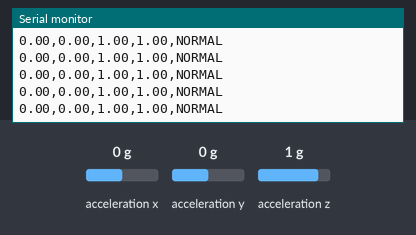
Recording of a sketch running on a simulated Arduino Nano 33 BLE. Shown: the last lines printed to the serial monitor. The inputs (shaded band) are chosen by the test bench; at power-on: acceleration x 0 g, acceleration y 0 g, acceleration z 1 g.

Above: at 1.2 s.
1.3 s: acceleration x set to -1.4 g
At 1.33 s:
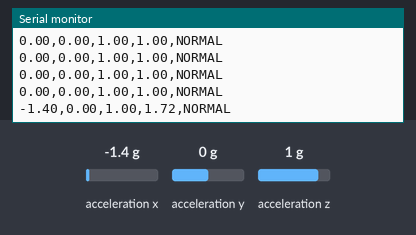
2.8 s: acceleration y set to -1.4 g
At 2.85 s:
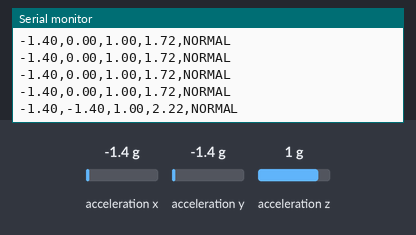
4.3 s: acceleration z set to -1.4 g
At 4.37 s:
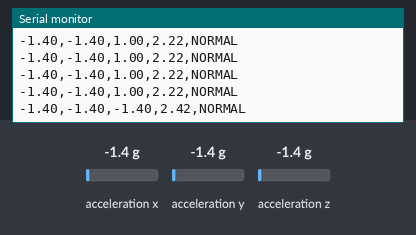
Timing chart, 0 to 7.3 s (numbered marks = the images above; inputs shaded):
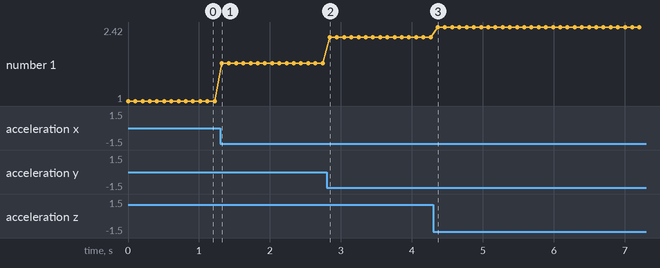

The sketch:

fall_detection_arduino.ino
```cpp
#include <Arduino_BMI270_BMM150.h>
#include <math.h>

float impactThreshold = 2.5;
float stillThreshold = 1.2;

bool impactDetected = false;
unsigned long impactTime = 0;

void setup() {
  Serial.begin(9600);
  while (!Serial);

  if (!IMU.begin()) {
    Serial.println("IMU FAILED");
    while (1);
  }

  Serial.println("ax,ay,az,accMag,status");
}

void loop() {
  float ax = 0, ay = 0, az = 0;

  if (IMU.accelerationAvailable()) {
    IMU.readAcceleration(ax, ay, az);
  }

  float accMag = sqrt(ax*ax + ay*ay + az*az);

  const char* status = "NORMAL";

  // Step 1: impact detection
  if (!impactDetected && accMag > impactThreshold) {
    impactDetected = true;
    impactTime = millis();
    status = "IMPACT";
  }

  // Step 2: fall confirmation
  if (impactDetected) {
    if (millis() - impactTime > 2000) {
      if (accMag < stillThreshold) {
        status = "FALL DETECTED";
      }
      impactDetected = false;
    }
  }

  Serial.print(ax); Serial.print(",");
  Serial.print(ay); Serial.print(",");
  Serial.print(az); Serial.print(",");
  Serial.print(accMag); Serial.print(",");
  Serial.println(status);

  delay(100);
}
```

Measured:
- after the input at 1.3 s, the serial monitor: prints a new line at once (image 1)
- after the input at 2.8 s, the serial monitor: prints a new line at once (image 2)
- after the input at 4.3 s, the serial monitor: prints a new line after 0.07 s (image 3)
- plotted number 1: 1 → 1.72 after the input at 1.3 s, 1.72 → 2.22 after the input at 2.8 s, 2.22 → 2.42 after the input at 4.3 s
